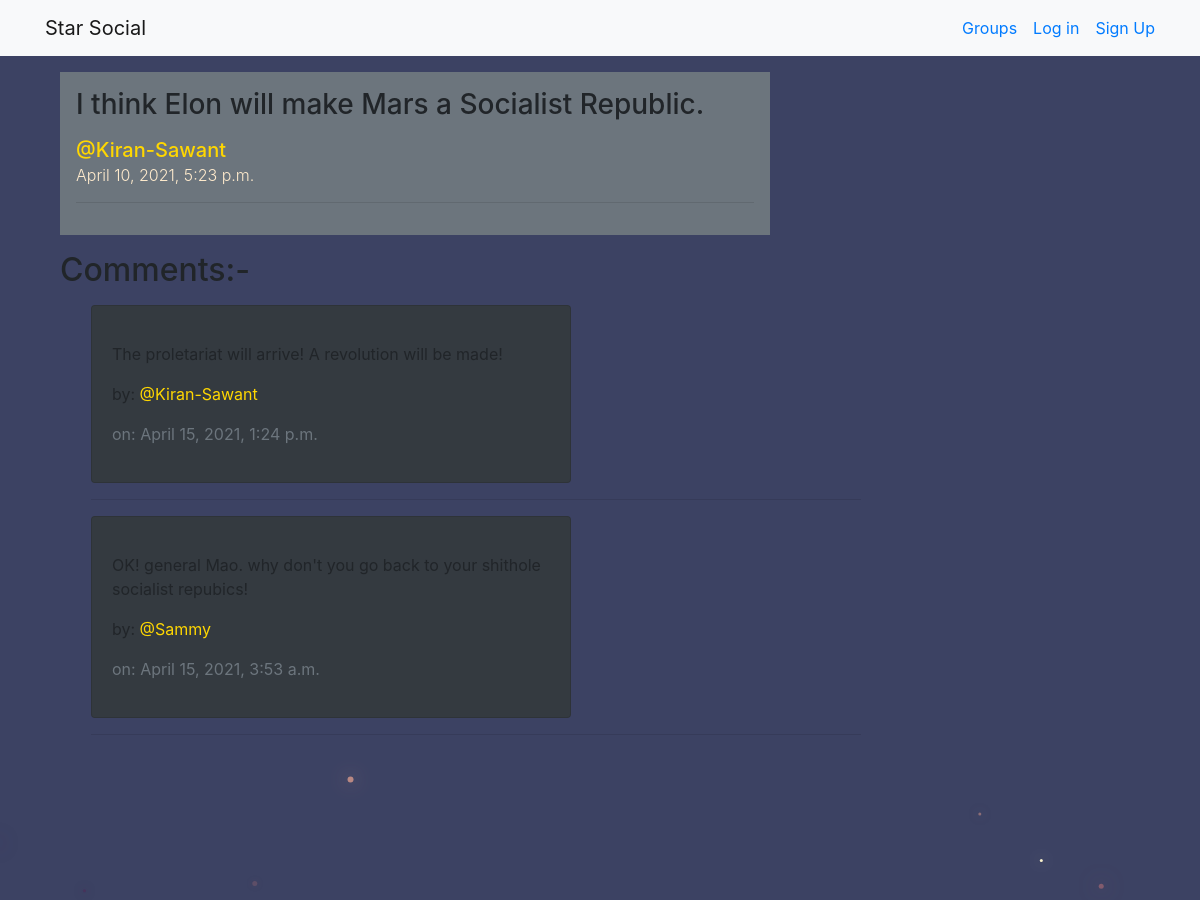
The app's page /posts/by/Kiran-Sawant/6/ (upper part), older data.
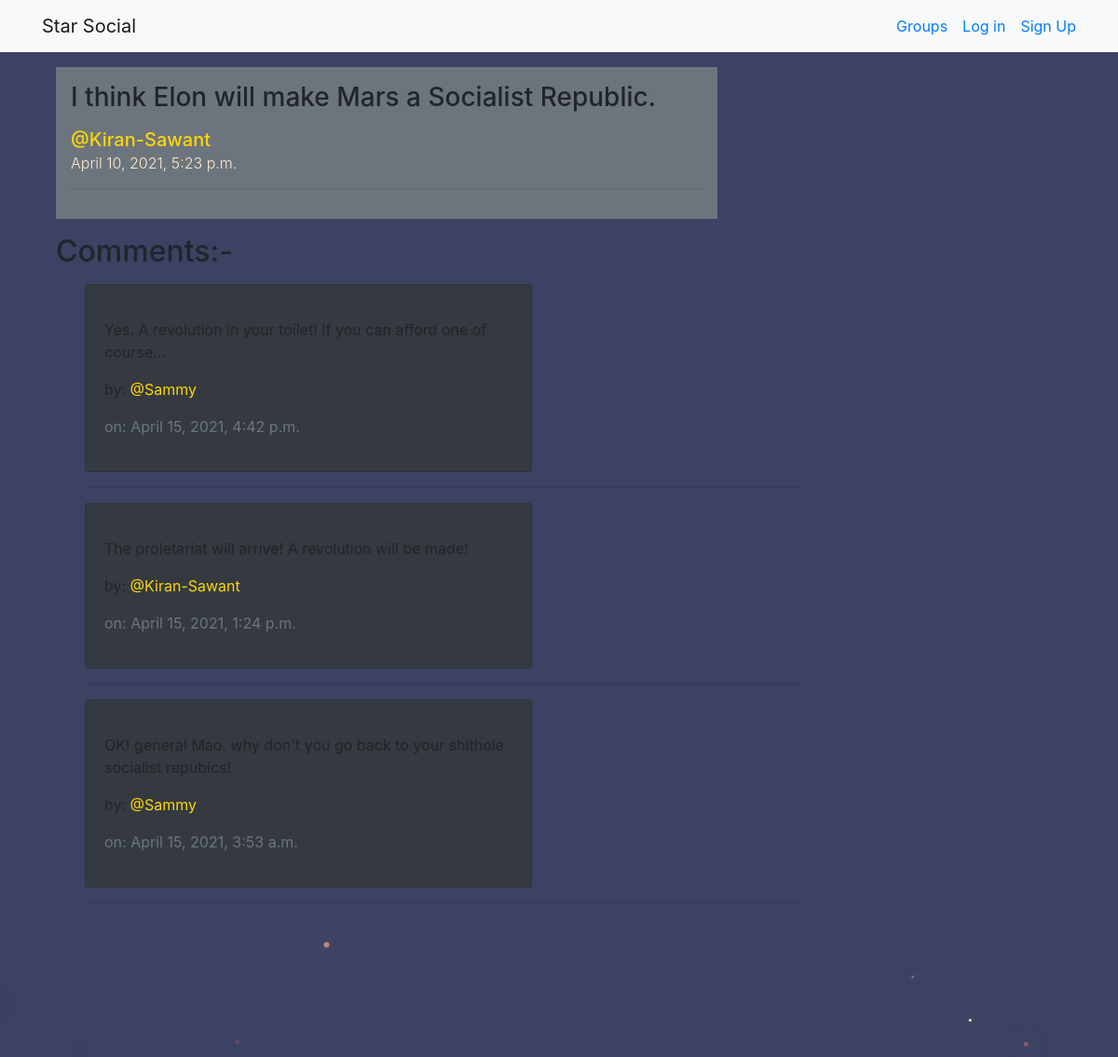
The same page, newer data.
### posts/models.py (models this page shows, shortened)
class Comments(models.Model):
    post = models.ForeignKey(Post, related_name='comments', on_delete=models.CASCADE)
    author = models.ForeignKey(User, editable=False, related_name='my_comments', on_delete=models.CASCADE)
    text = models.TextField(max_length=200)
    created_on = models.DateTimeField(auto_now=True)
    class Meta:
        ordering = ['-created_on']

### posts/views.py (the view)
# urls.py: re_path(r"^by/(?P<username>[-\w]+)/(?P<pk>[\d]+)/$", views.PostDetail.as_view(), name='single'),
class PostDetail(SelectRelatedMixin, gen.DetailView, MultipleObjectMixin):
    model = models.Post
    select_related = ('user', 'group')
    paginate_by = 8
    def get_context_data(self, **kwargs):
        comment_list = models.Comments.objects.filter(post=self.object)
        context = super(PostDetail, self).get_context_data(object_list=comment_list, **kwargs)
        return context
    def get_queryset(self):
        queryset = super().get_queryset()
        return queryset.filter(user__username__iexact=self.kwargs.get('username'))

### posts/templates/posts/post_detail.html (shortened to what this page needs)
{% extends 'posts/post_base.html' %}
{% block post_content %}
    <div class="col-md-8 mt-3">
        {% include 'posts/_post.html' with trunc=True %}
    </div>
    <div class="container">
        <h2>Comments:-</h2>
        <div class="container ml-3 mt-3" style="width: 50rem;">
            {% for comment in object_list %}
                <div class="card bg-dark" style="width: 30em;">
                    <div class="card-body">
                        <p class="card-text">{{ comment.text|safe|linebreaks }}</p>
                        <p>by: <a href="{% url 'posts:for_user' username=comment.author %}" style="color: gold;">@{{ comment.author }}</a></p>
                        <p class="text-muted">on: {{ comment.created_on }}</p>
                    </div>
                </div>
                    <hr>
                    {% empty %}
                    <h2>Be first to comment!</h2>
            {% endfor %}
        </div>
    </div>
{% endblock post_content %}

Row changes from the older to the newer data that the page shows:
added Comments: text "Yes. A revolution in your toilet! If you can afford one of course...", author "Sammy", created_on "April 15, 2021, 4:42 p.m."
